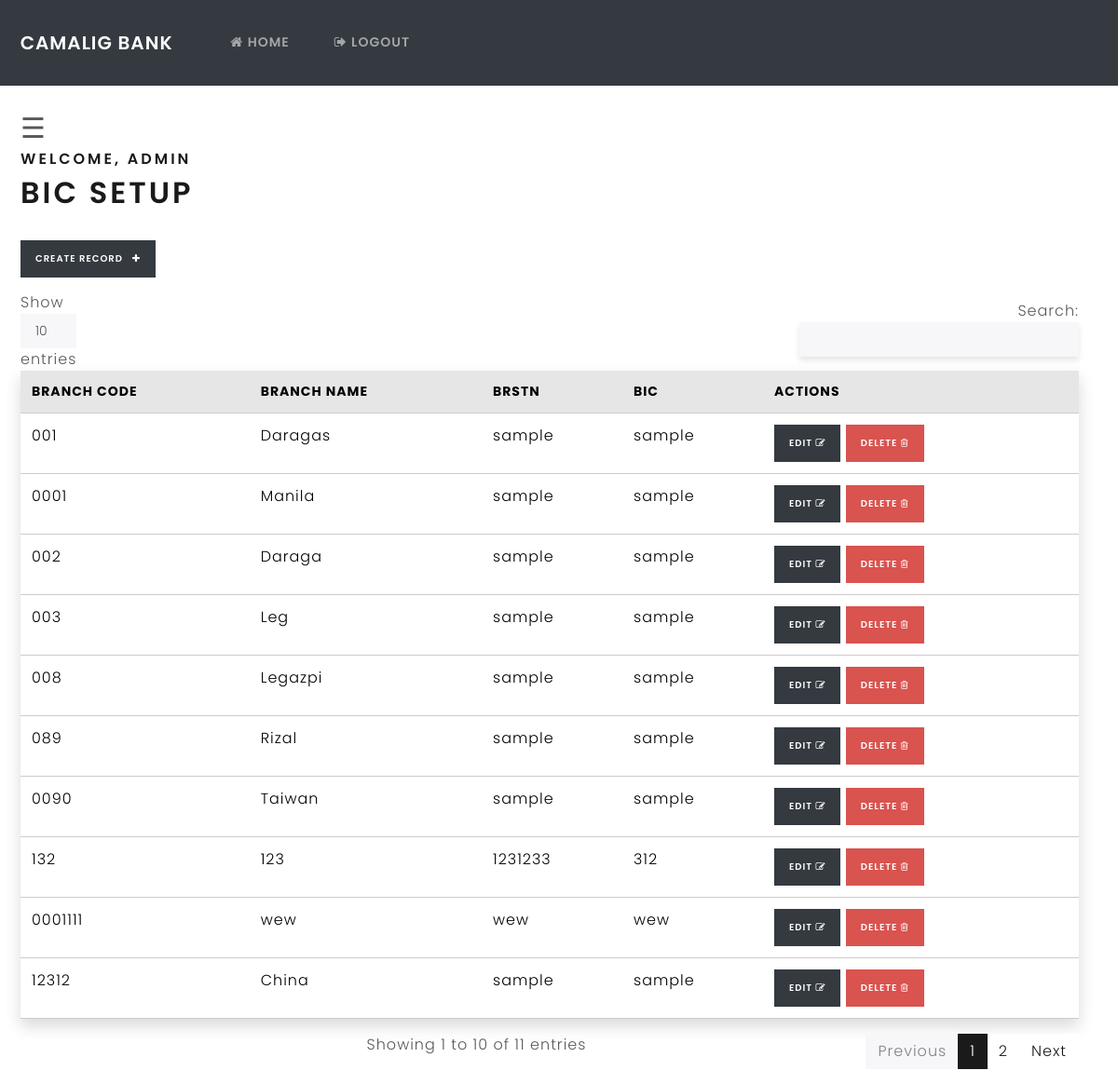
Page /bic-setup/ (signed in) on the committed database.
### webapp/models.py (models this page shows, shortened)
class BICSetup(models.Model):
    branch = models.CharField(max_length=50, default="Default Branch")
    branch_code = models.CharField(max_length=50, unique=True)
    bank_name = models.CharField(max_length=100)
    BRSTN = models.CharField(max_length=100)
    BIC = models.CharField(max_length=100)

### webapp/views.py (the view)
# urls.py: path('bic-setup/', views.bic_setup, name='bic_setup'),
@login_required(login_url='my-login')
def bic_setup(request):
    user_profile = UserProfile.objects.get(user=request.user)
    branch_type = user_profile.branch_type
    all_bic_setups = BICSetup.objects.all()
    context = {
        'branch_type': branch_type,
        'bic_setups': all_bic_setups,
    }
    return render(request, 'webapp/admin/bic/bic_setup.html', context)

### webapp/templates/webapp/admin/bic/bic_setup.html (shortened to what this page needs)
{% extends 'webapp/base.html' %}
{% load crispy_forms_tags %}
{% block content %}
<div class="container mt-4">
  <div id="main">
    <span style="font-size: 30px; cursor: pointer" onclick="openNav()">
      &#9776;
    </span>
    <h5>Welcome, {{user}}</h5>
    <h1 class="dashboard">BIC Setup</h1>
    <br />
    <a class="btn btn-dark btn-sm" href="{% url 'bic_setup_create' %}">
      Create record &nbsp; <i class="fa fa-plus" aria-hidden="true"></i>
    </a>
    <br />
    <br />
    <table id="table1" class="table table-sm table-light table-hover shadow">
      <thead class="table-active">
        <tr>
          <th scope="col">Branch Code</th>
          <th scope="col">Branch Name</th>
          <th scope="col">BRSTN</th>
          <th scope="col">BIC</th>
          <th scope="col">Actions</th>
        </tr>
      </thead>
      <tbody>
        {% if bic_setups %}
        {% for bic_setup in bic_setups %}
        <tr>
          <td>{{ bic_setup.branch_code }}</td>
          <td>{{ bic_setup.bank_name }}</td>
          <td>{{ bic_setup.BRSTN }}</td>
          <td>{{ bic_setup.BIC }}</td>
          <td>
            <a class="btn btn-dark btn-sm" href="{% url 'bic_setup_update' bic_setup.id %}">Edit
              <i class="fa fa-pencil-square-o" aria-hidden="true"></i></a>
            <a class="btn btn-danger btn-sm" data-toggle="modal" data-target="#deleteModal"
              onclick="setDeleteUrl('{{ bic_setup.id }}')">
              Delete <i class="fa fa-trash-o" aria-hidden="true"></i>
            </a>
          </td>
        </tr>
        {% endfor %}
        {% endif %}
      </tbody>
    </table>
    {% endblock %}

### static/css/style.css (style rules this page uses)
* { box-sizing: border-box; margin: 0; padding: 0; font-family: 'Poppins', sans-serif; }
#main { transition: margin-left 0.3s ease-in-out; margin-left: -20px; }

### rows in the picture
BICSetup: branch_code "001", bank_name "Daragas", BRSTN "sample", BIC "sample"
BICSetup: branch_code "003", bank_name "Leg", BRSTN "sample", BIC "sample"
BICSetup: branch_code "0001111", bank_name "wew", BRSTN "wew", BIC "wew"
BICSetup: branch_code "089", bank_name "Rizal", BRSTN "sample", BIC "sample"
BICSetup: branch_code "008", bank_name "Legazpi", BRSTN "sample", BIC "sample"
BICSetup: branch_code "132", bank_name "123", BRSTN "1231233", BIC "312"
BICSetup: branch_code "12312", bank_name "China", BRSTN "sample", BIC "sample"
BICSetup: branch_code "0090", bank_name "Taiwan", BRSTN "sample", BIC "sample"
BICSetup: branch_code "0001", bank_name "Manila", BRSTN "sample", BIC "sample"
BICSetup: branch_code "002", bank_name "Daraga", BRSTN "sample", BIC "sample"

### other values in the picture
{{ user }} "ADMIN"
